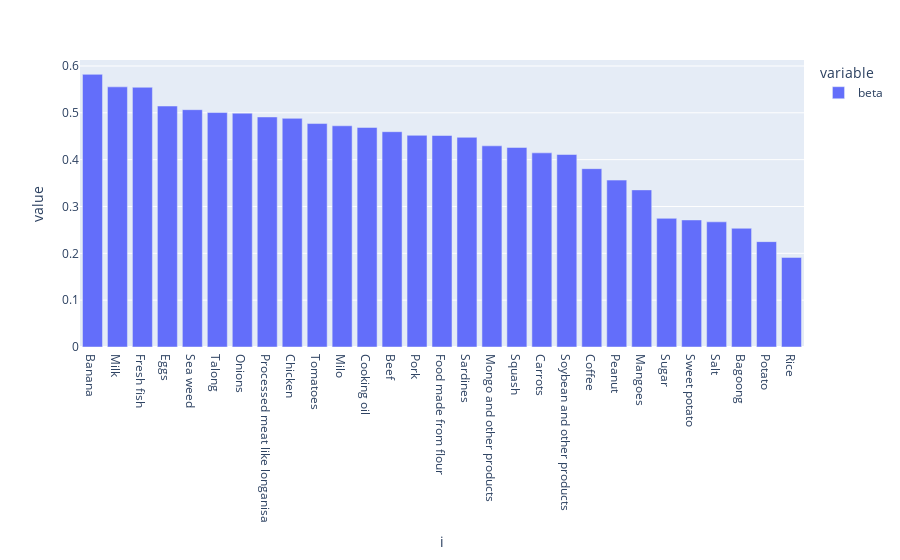

The notebook cell this image was saved under:
### Code cell
# Get beta factors (Frisch elasticities - how demand changes as household Marginal Utility of Expenditures falls)
beta = result.get_beta(as_df=True).sort_values(ascending=False) 
px.bar(beta)

### Figure 1 — Plotly figure (JSON) as saved in the notebook; plotly's stock layout.template omitted (floating-point values rounded to 4 significant figures)
{"data": [{"alignmentgroup": "True", "hovertemplate": "variable=beta<br>i=%{x}<br>value=%{y}<extra></extra>", "legendgroup": "beta", "marker": {"color": "#636efa", "pattern": {"shape": ""}}, "name": "beta", "offsetgroup": "beta", "orientation": "v", "showlegend": true, "textposition": "auto", "type": "bar", "x": ["Banana", "Milk", "Fresh fish", "Eggs", "Sea weed", "Talong", "Onions", "Processed meat like longanisa", "Chicken", "Tomatoes", "Milo", "Cooking oil", "Beef", "Pork", "Food made from flour", "Sardines", "Mongo and other products", "Squash", "Carrots", "Soybean and other products", "Coffee", "Peanut", "Mangoes", "Sugar", "Sweet potato", "Salt", "Bagoong", "Potato", "Rice"], "xaxis": "x", "y": [0.5821, 0.5554, 0.5545, 0.5145, 0.5067, 0.5006, 0.4993, 0.4911, 0.4882, 0.4771, 0.4723, 0.4688, 0.4597, 0.4519, 0.4516, 0.4477, 0.4295, 0.4261, 0.4145, 0.411, 0.3807, 0.3563, 0.3355, 0.2747, 0.2713, 0.2672, 0.2534, 0.225, 0.1912], "yaxis": "y"}], "layout": {"barmode": "relative", "legend": {"title": {"text": "variable"}, "tracegroupgap": 0}, "margin": {"t": 60}, "xaxis": {"anchor": "y", "domain": [0, 1], "title": {"text": "i"}}, "yaxis": {"anchor": "x", "domain": [0, 1], "title": {"text": "value"}}}}
